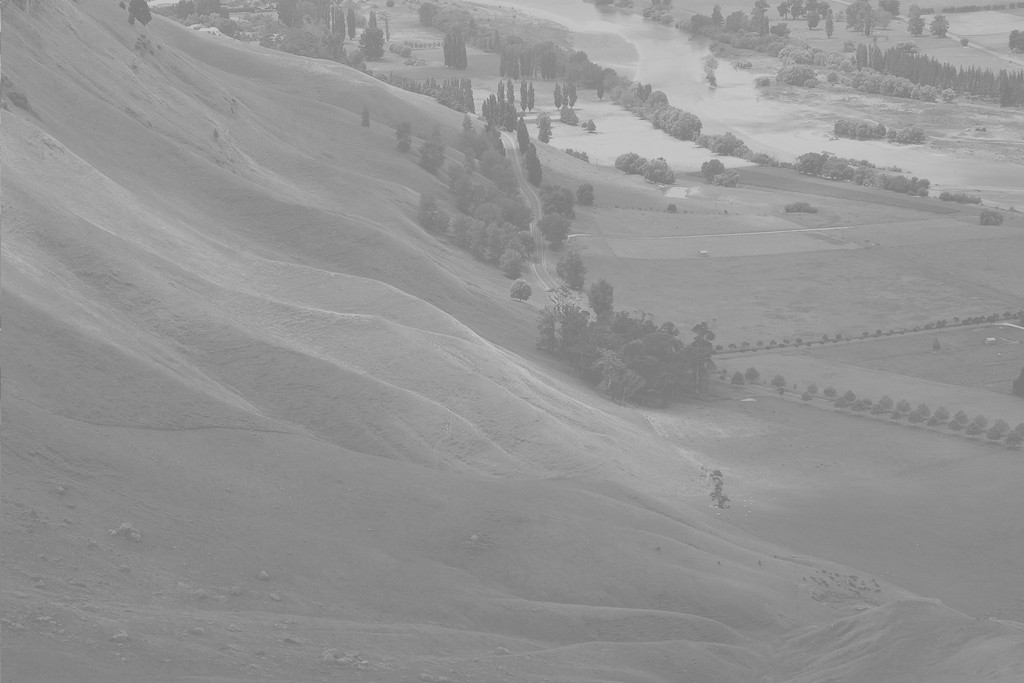
#> input picture 数字图像处理/作业/chapter3/Unequalized.jpg, 1024 x 683 px
$ jupyter execute histogram.ipynb
#> lines starting #> are read from the running program, lines starting #| are printed output that depends on the picture
[cell 1]
import numpy as np
import matplotlib.pyplot as plt
import cv2

[cell 2]
# 读取图像
img = cv2.imread('Unequalized.jpg')
#> img is the input picture: shape (683, 1024, 3); min 114, max 208, mean 148
plt.imshow(img)
plt.axis('off')
plt.title('Original Image')
plt.show()

[cell 3]
gray = cv2.cvtColor(img, cv2.COLOR_BGR2GRAY) # 转换为灰度图像
counts, bins = np.histogram(gray, bins=256, range=(0, 256)) # 计算直方图
#> counts = 256 values, max 28701 at index 137, min 0 at index 0, mean 2732; bins = 257 values from 0 to 256

[cell 4]
# 计算PDF
counts = np.array(counts)
pdf = counts / np.sum(counts)
#> pdf = 256 values, max 0.041 at index 137, min 0 at index 0, mean 0.00391
# plt.stairs(pdf, bins, fill=True)
# plt.xlim([0,255])
# plt.show()
# 计算CDF
cdf = np.cumsum(pdf)
#> cdf = 256 values from 0 to 1
# [6 lines of commented-out code are left out]
fig, ax1 = plt.subplots(figsize=(10, 5))
# 绘制PDF
ax1.stairs(pdf, bins, fill=True, label='PDF',color = "steelblue")
ax1.set_xlabel('Bins')
ax1.set_ylabel('PDF',color = "steelblue")
ax1.tick_params(axis='y',labelcolor = "steelblue")
ax1.set_xlim([0, 255])

# 创建第二个y轴，共享x轴
ax2 = ax1.twinx()
ax2.stairs(cdf, bins, label='CDF',color ='darkorange' )
ax2.set_ylabel('CDF',color='darkorange')
ax2.tick_params(axis='y',labelcolor='darkorange')

# 设置图形标题
plt.title('PDF and CDF')

# 显示图形
fig.tight_layout()
plt.show()
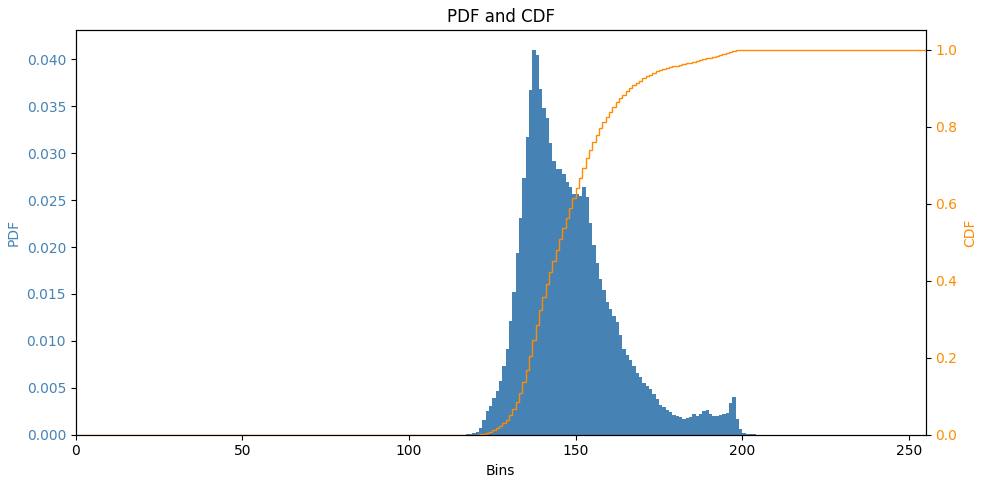
#> figure drawn by matplotlib, 2 panels

[cell 5]
# 计算映射表
map_table = np.around(255 * cdf)
#> map_table = 256 values from 0 to 255
map_table = map_table.astype(np.uint8)
# 直方图均衡化
equalized_img = map_table[gray]
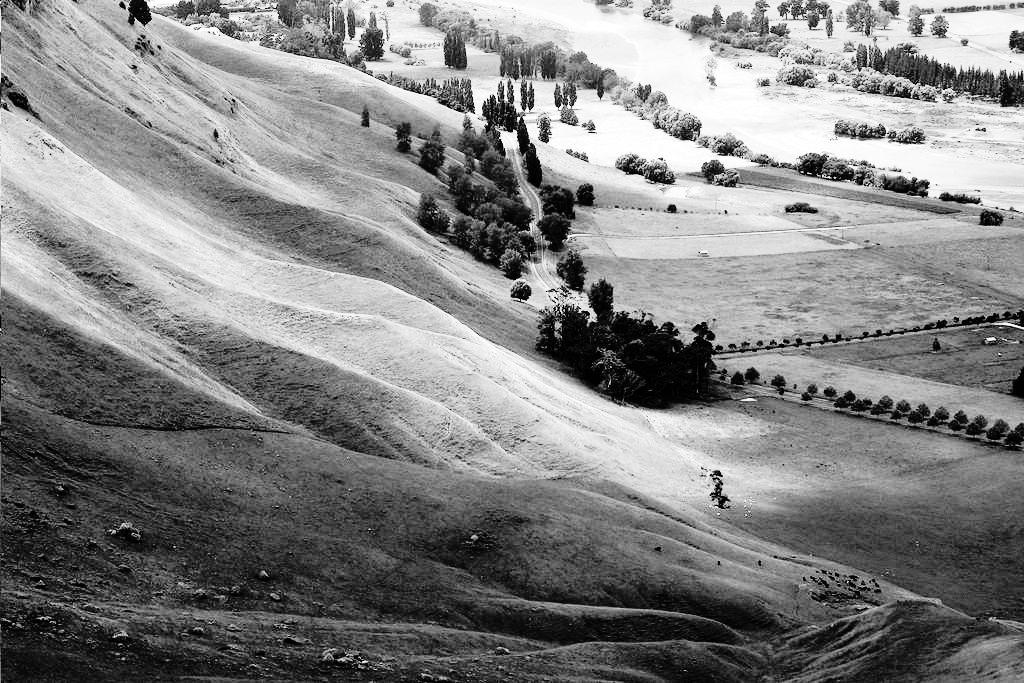
#> equalized_img: shape (683, 1024); min 0, max 255, mean 130.5
counts,bins = np.histogram(equalized_img,bins=np.linspace(0,255,256))
#> counts = 255 values, max 28701 at index 63, min 0 at index 5, mean 2742.7; bins = 256 values from 0 to 255
countsCDF = np.cumsum(counts)
#> countsCDF = 255 values from 883 to 699392

fig, ax1 = plt.subplots(figsize=(10, 5))
# 绘制PDF
ax1.stairs(counts, bins, fill=True, label='PDF',color = "steelblue")
ax1.set_xlabel('Bins')
ax1.set_ylabel('Euqalized PDF',color = "steelblue")
ax1.tick_params(axis='y',labelcolor = "steelblue")
ax1.set_xlim([0, 255])

# 创建第二个y轴，共享x轴
ax2 = ax1.twinx()
ax2.stairs(countsCDF, bins, label='CDF',color ='darkorange')
ax2.set_ylabel('Equalized CDF',color='darkorange')
ax2.tick_params(axis='y',labelcolor='darkorange')

# 设置图形标题
plt.title('Equalized PDF and Equalized CDF')

# 显示图形
fig.tight_layout()
plt.show()
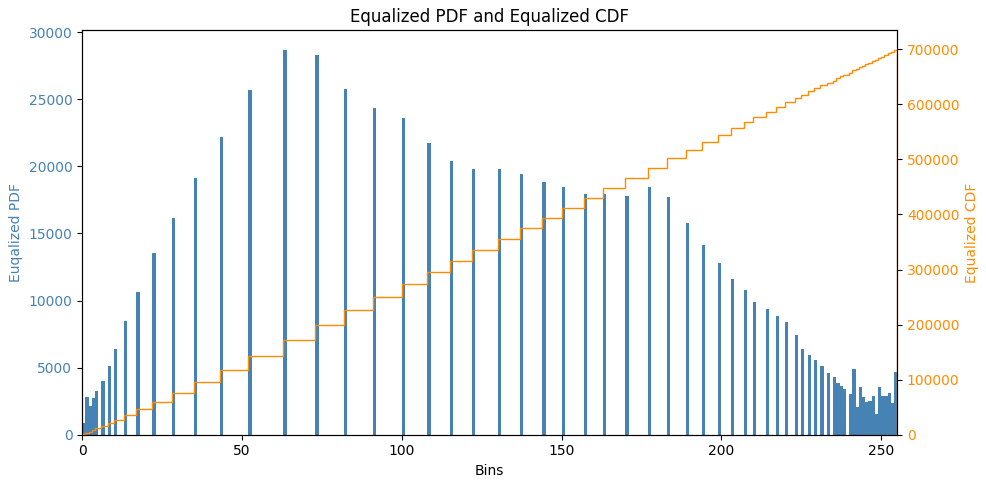
#> figure drawn by matplotlib, 2 panels
